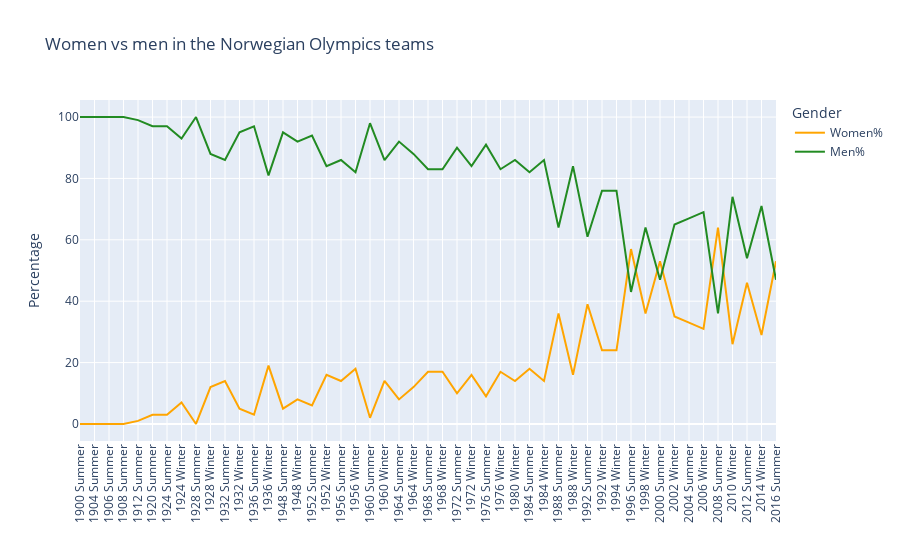

This figure's notebook cell:
### Code cell
nor_athletes["Women%"] = ((nor_athletes["Women"] / nor_athletes["All"]) * 100).round(0).astype(int)
nor_athletes["Men%"] = ((nor_athletes["Men"] / nor_athletes["All"]) * 100).round(0).astype(int)
nor_athletes = nor_athletes.reindex(columns=["Games", "All", "Women", "Women%", "Men", "Men%"])
display(nor_athletes.tail())
fig = px.line(nor_athletes, x="Games", y=["Women%", "Men%"], color_discrete_sequence=["orange", "forestgreen"], labels={"value": "Percentage", "variable": "Gender", "Games": " "}, title="Women vs men in the Norwegian Olympics teams")
fig.update_xaxes(tickangle=-90)
fig.show()

### Figure 1 — Plotly figure (JSON) as saved in the notebook; plotly's stock layout.template omitted (floating-point values rounded to 4 significant figures)
{"data": [{"hovertemplate": "Gender=Women%<br> =%{x}<br>Percentage=%{y}<extra></extra>", "legendgroup": "Women%", "line": {"color": "orange", "dash": "solid"}, "marker": {"symbol": "circle"}, "mode": "lines", "name": "Women%", "orientation": "v", "showlegend": true, "type": "scatter", "x": ["1900 Summer", "1904 Summer", "1906 Summer", "1908 Summer", "1912 Summer", "1920 Summer", "1924 Summer", "1924 Winter", "1928 Summer", "1928 Winter", "1932 Summer", "1932 Winter", "1936 Summer", "1936 Winter", "1948 Summer", "1948 Winter", "1952 Summer", "1952 Winter", "1956 Summer", "1956 Winter", "1960 Summer", "1960 Winter", "1964 Summer", "1964 Winter", "1968 Summer", "1968 Winter", "1972 Summer", "1972 Winter", "1976 Summer", "1976 Winter", "1980 Winter", "1984 Summer", "1984 Winter", "1988 Summer", "1988 Winter", "1992 Summer", "1992 Winter", "1994 Winter", "1996 Summer", "1998 Winter", "2000 Summer", "2002 Winter", "2004 Summer", "2006 Winter", "2008 Summer", "2010 Winter", "2012 Summer", "2014 Winter", "2016 Summer"], "xaxis": "x", "y": [0, 0, 0, 0, 1, 3, 3, 7, 0, 12, 14, 5, 3, 19, 5, 8, 6, 16, 14, 18, 2, 14, 8, 12, 17, 17, 10, 16, 9, 17, 14, 18, 14, 36, 16, 39, 24, 24, 57, 36, 53, 35, 33, 31, 64, 26, 46, 29, 53], "yaxis": "y"}, {"hovertemplate": "Gender=Men%<br> =%{x}<br>Percentage=%{y}<extra></extra>", "legendgroup": "Men%", "line": {"color": "forestgreen", "dash": "solid"}, "marker": {"symbol": "circle"}, "mode": "lines", "name": "Men%", "orientation": "v", "showlegend": true, "type": "scatter", "x": ["1900 Summer", "1904 Summer", "1906 Summer", "1908 Summer", "1912 Summer", "1920 Summer", "1924 Summer", "1924 Winter", "1928 Summer", "1928 Winter", "1932 Summer", "1932 Winter", "1936 Summer", "1936 Winter", "1948 Summer", "1948 Winter", "1952 Summer", "1952 Winter", "1956 Summer", "1956 Winter", "1960 Summer", "1960 Winter", "1964 Summer", "1964 Winter", "1968 Summer", "1968 Winter", "1972 Summer", "1972 Winter", "1976 Summer", "1976 Winter", "1980 Winter", "1984 Summer", "1984 Winter", "1988 Summer", "1988 Winter", "1992 Summer", "1992 Winter", "1994 Winter", "1996 Summer", "1998 Winter", "2000 Summer", "2002 Winter", "2004 Summer", "2006 Winter", "2008 Summer", "2010 Winter", "2012 Summer", "2014 Winter", "2016 Summer"], "xaxis": "x", "y": [100, 100, 100, 100, 99, 97, 97, 93, 100, 88, 86, 95, 97, 81, 95, 92, 94, 84, 86, 82, 98, 86, 92, 88, 83, 83, 90, 84, 91, 83, 86, 82, 86, 64, 84, 61, 76, 76, 43, 64, 47, 65, 67, 69, 36, 74, 54, 71, 47], "yaxis": "y"}], "layout": {"legend": {"title": {"text": "Gender"}, "tracegroupgap": 0}, "title": {"text": "Women vs men in the Norwegian Olympics teams"}, "xaxis": {"anchor": "y", "domain": [0, 1], "tickangle": -90, "title": {"text": " "}}, "yaxis": {"anchor": "x", "domain": [0, 1], "title": {"text": "Percentage"}}}}
